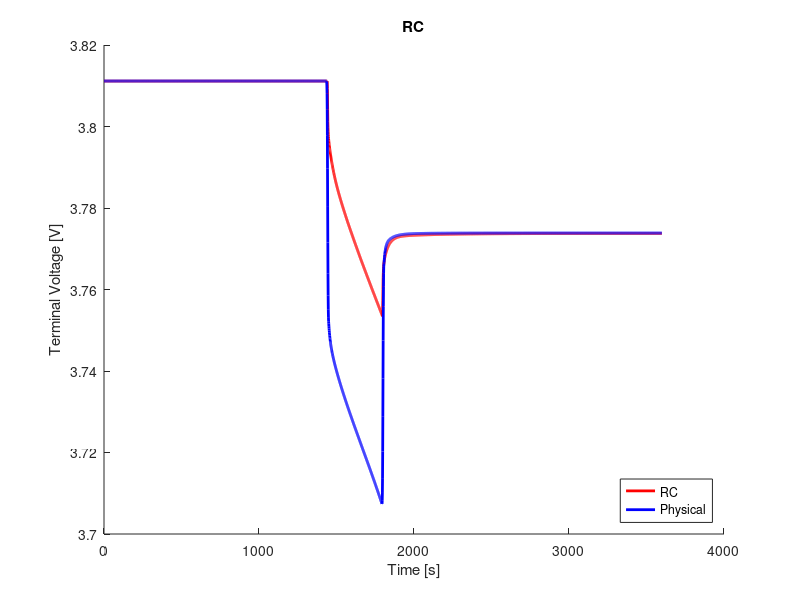

MATLAB code for this plot:
clear;
clc;
close all;

%% load data
load('ocv_final.mat');
time_ocv = time;
load('pulse_1_c_6.mat');
load('rc3_cf_params.mat');

%% voltage limitations
v_max = 4.4;                                    % cut-over voltage
v_min = 3.0;                                    % cut-off voltage

%% resample ocv and soc
t1 = time_ocv(1);
t2 = time_ocv(end);
dt = 1;                                         % sample time
t = (t1:dt:t2) - t1;

ocv = interp1(time_ocv, ocv, t1:dt:t2);
soc = interp1(time_ocv, soc, t1:dt:t2);

s = length(time);

%% variables
Q = 16.8;
eta = 1.0;                                  % coulombic efficiency

n = 3;                                      % number of rc links
i_r = zeros(n, 1);
v_c = zeros(n, 1);
flag = 1;

%% compute soc
ind_init = interp1(soc, 1:length(soc), 0.4202, 'nearest');
v_t(1) = ocv(ind_init);
z0 = soc(ind_init);
z = z0 - dt/(Q*3600)*eta*cumsum(I(1:end));

% manual fit
p = 7;
r0 = r0_cf(p);
r1 = r1_cf(p);
r2 = r2_cf(p);
r3 = r3_cf(p);
c1 = c1_cf(p);
c2 = c2_cf(p);
c3 = c3_cf(p);

r = [r1; r2; r3];
c = [c1; c2; c3];

%% compute terminal voltage
for j = 1:n
    f(j) = exp(-dt/(r(j)*c(j)));
end
for k = 1:s-1
    if flag == 1
        i_r(:, k+1) = diag(f)*i_r(:, k) + (1-f')*I(k);
        v_c(:, k) = i_r(:, k).*r;
        ind = interp1(soc, 1:length(soc), z(k), 'nearest');
        v_t(k+1) = ocv(ind) - sum(v_c(:, k)) - I(k).*r0;
        if v_t(k) < v_min
            fprintf('Reached lower voltage limit.');
            flag = 0;
        end
        if v_t(k) > v_max
            fprintf('Reached upper voltage limit.');
            flag = 0;
        end 
    end
end

%% compute rms error
v_t = reshape(v_t, size(V_batt_time));
rmse = 1000*sqrt(mean((V_batt_time - v_t).^2))     % [mV]

%% plot
figure(1);
hold on;
plot(time, v_t, 'r', 'LineWidth', 2)
hold on;
plot(time, V_batt_time, 'b', 'LineWidth', 2)
xlabel('Time [s]')
ylabel('Terminal Voltage [V]')
title('RC')
legend('RC', 'Physical', 'location', 'southeast')
